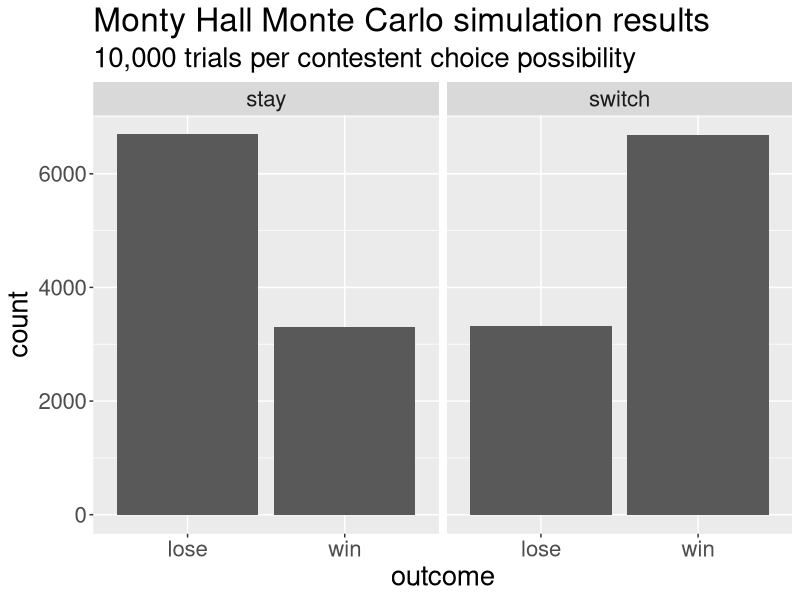

The R source for this figure:
## ---- chunk 1
#| message: false

library(ggplot2)
library(dplyr)
library(tidyr)

monty_hall <- function(stay){
    
  doors <- c("A", "B", "C")              # using ABC due to a quirk in sample()

  prize_door <- sample(doors, 1)
  contestant_choice <- sample(doors, 1)
    
  reveal_door <-                                # Monty can't reveal door with the prize,
    union(prize_door, contestant_choice) %>%    # nor the selected door, so...
    setdiff(doors, .) %>%                       # we remove those choices 
    sample(1)  

  switch_offer <- setdiff(doors, c(contestant_choice, reveal_door))
    
  ifelse(prize_door == ifelse(stay, contestant_choice, switch_offer),
         "win", "lose")
    # the function returns the strings "win" and "lose"
    # when stay is TRUE, check if the prize door matches the contestant's choice
    # when stay is FALSE, check if the prize door matches the door offered in a switch
}
## ---- chunk 2
monty_stay_trials <- replicate(10000, monty_hall(stay = TRUE))
monty_switch_trials <- replicate(10000, monty_hall(stay = FALSE))

data.frame(stay = monty_stay_trials, switch = monty_switch_trials) %>%
  pivot_longer(everything(), names_to = "choice", values_to = "outcome") %>% 
  ggplot(aes(x = outcome)) +
    geom_bar(stat = "count") +
    facet_wrap(~choice) +
    labs(title = "Monty Hall Monte Carlo simulation results",
         subtitle = "10,000 trials per contestent choice possibility") +
    theme(text = element_text(size = 20))
## ---- chunk 3
mean(monty_switch_trials == "win")
